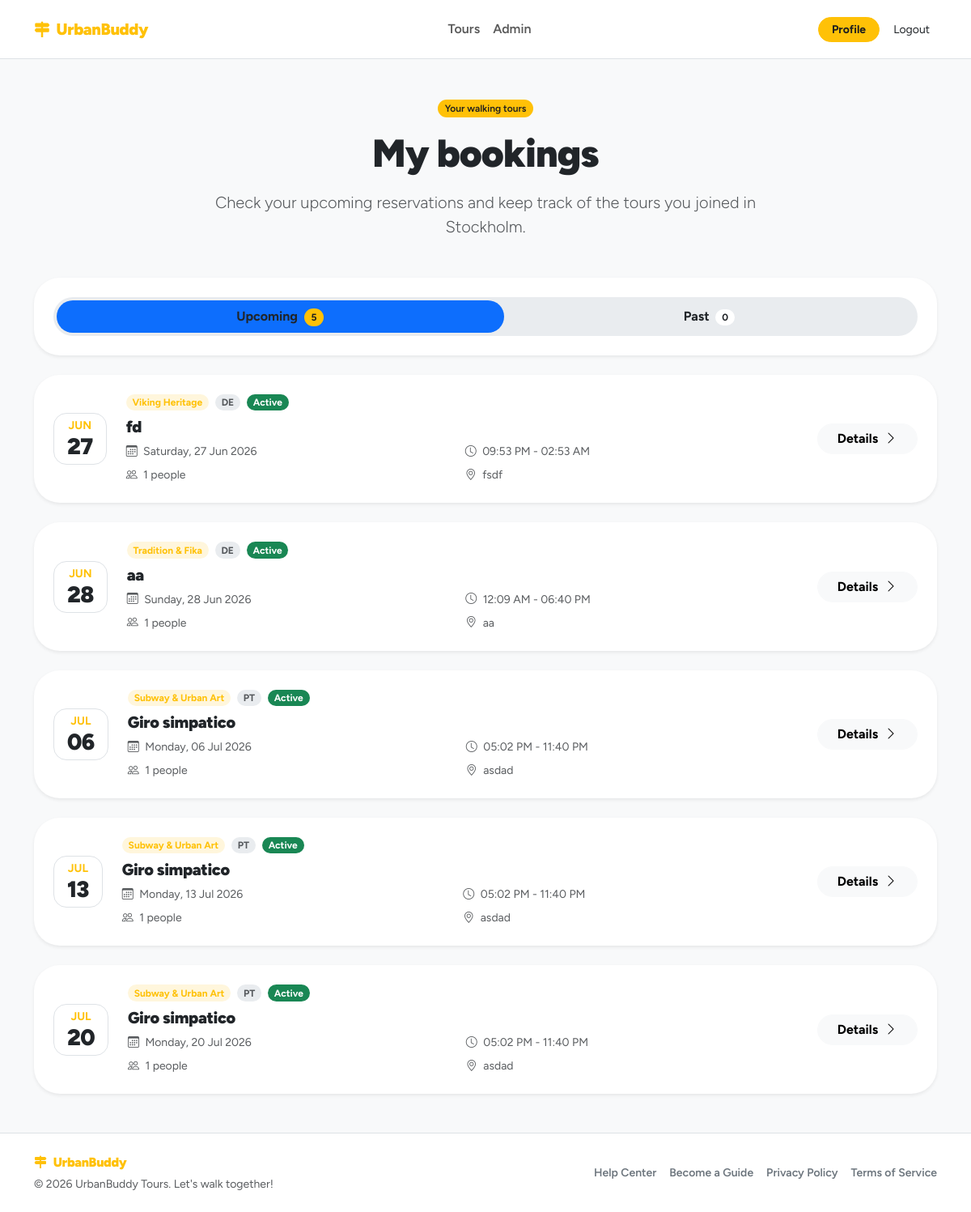
Page /my-reservations (signed in) on the committed database.
### tables this page shows
CREATE TABLE themes (
    id INTEGER PRIMARY KEY AUTOINCREMENT, -- Manteniamo autoincrement (Tabella di dominio)
    name TEXT UNIQUE NOT NULL,
	slug TEXT UNIQUE NOT NULL,
    icon TEXT,
    created_at TEXT DEFAULT CURRENT_TIMESTAMP
, primary_color TEXT DEFAULT '#ffc107');

CREATE TABLE tours (
    id TEXT PRIMARY KEY,  -- UUID
    guide_id TEXT NOT NULL, -- FK verso UUID
    theme_id INTEGER NOT NULL,
    language_id INTEGER NOT NULL,
    title TEXT NOT NULL,
    description TEXT NOT NULL,
    meeting_point TEXT NOT NULL,
    duration INTEGER NOT NULL,
    max_participants INTEGER NOT NULL,
    is_deleted INTEGER DEFAULT 0 CHECK(is_deleted IN (0, 1)),
    created_at TEXT DEFAULT CURRENT_TIMESTAMP,
    updated_at TEXT DEFAULT CURRENT_TIMESTAMP,
    FOREIGN KEY (guide_id) REFERENCES users(id) ON DELETE CASCADE,
    FOREIGN KEY (theme_id) REFERENCES themes(id) ON DELETE RESTRICT,
    FOREIGN KEY (language_id) REFERENCES languages(id) ON DELETE RESTRICT
);

### app/public/routes.py (the view)
@public_bp.route("/my-reservations")
@login_required
def my_reservations():
    page_data = build_my_reservations_page_data(current_user.id)
    return render_template(
        "my_reservations.html",
        **page_data,
    )

### app/auth/dao.py (called while the page is built)
    @staticmethod
    def _attach_guide_languages(user: User):
        if user is None:
            return None
        if user.role == "guide":
            user.guide_language_ids = UsersDAO._get_guide_language_ids(user.id)
        return user

    @staticmethod
    def get_user_by_id(user_id: str):
        db = get_db()
        row = db.execute(
            "SELECT * FROM users WHERE id = ?",
            (user_id,)
        ).fetchone()
        user = User.from_row(row)
        return UsersDAO._attach_guide_languages(user)

### app/auth/domain.py (called while the page is built)
    @staticmethod
    def from_row(row):
        if row is None:
            return None
        profile_photo = "default.png"
        if "profile_photo" in row.keys() and row["profile_photo"] is not None:
            profile_photo = row["profile_photo"]
        return User(
            id=row["id"],
            role=row["role"],
            email=row["email"],
            password_hash=row["password_hash"],
            username=row["username"],
            first_name=row["first_name"],
            last_name=row["last_name"],
            profile_photo=profile_photo
        )

### app/auth/routes.py (called while the page is built)
@login_manager.user_loader
def load_user(user_id):
    return UsersDAO.get_user_by_id(user_id)

### app/core/db.py (called while the page is built)
def get_db():
    if 'conn' not in g:
        g.conn = sqlite3.connect(current_app.config["DATABASE"])
        g.conn.row_factory = sqlite3.Row
    return g.conn

### app/core/utils.py (called while the page is built)
def get_object_value(obj, attr_name, default=None):
    if obj is None:
        return default
    value = getattr(obj, attr_name, default)
    if value is None:
        return default
    return value

def get_object_name(obj, fallback="Not specified"):
    return get_object_value(obj, "name", fallback)

def normalize_time(value):
    if value is None:
        return None
    value = str(value).strip()
    if not value:
        return None
    accepted_formats = ["%H:%M", "%H:%M:%S"]
    for accepted_format in accepted_formats:
        try:
            parsed_time = datetime.strptime(value, accepted_format).time()
            return parsed_time.strftime("%H:%M")
        except ValueError:
            pass
    if len(value) >= 5:
        return value[:5]
    return None

def get_now_in_app_timezone():
    return datetime.now(ZoneInfo(APP_TIMEZONE))

def format_theme(theme, fallback="Walking Tour"):
    return get_object_name(theme, fallback)

### app/public/utils.py (called while the page is built)
def get_cover_filename(tour_id):
    photos = TourPhotosDAO.list_photos_by_tour(tour_id)
    if photos:
        return photos[0].filename
    return None

### app/templates/my_reservations.html (shortened to what this page needs)
{% extends "base.html" %}
{% block content %}
<section class="py-5">
    <div class="container">
        <div class="row justify-content-center text-center mb-5">
            <div class="col-lg-8">
                <span class="badge rounded-pill ub-badge fw-semibold mb-3">
                    Your walking tours
                </span>
                <h1 class="display-5 fw-black mb-3">
                    My bookings
                </h1>
                <p class="lead text-body-secondary mb-0">
                    Check your upcoming reservations and keep track of the tours you joined in {{ city_name }}.
                </p>
            </div>
        </div>
        <div class="card border-0 shadow-sm rounded-5 mb-4">
            <div class="card-body p-3 p-md-4">
                <ul class="nav nav-pills nav-fill bg-body-secondary rounded-pill p-1" id="reservationsTabs" role="tablist">
                    <li class="nav-item" role="presentation">
                        <button
                            class="nav-link active rounded-pill fw-bold text-dark"
                            id="upcoming-tab"
                            data-bs-toggle="pill"
                            data-bs-target="#upcoming"
                            type="button"
                            role="tab"
                            aria-controls="upcoming"
                            aria-selected="true"
                        >
                            Upcoming
                            <span class="badge rounded-pill ub-badge ms-1">
                                {{ upcoming_reservations|length }}
                            </span>
                        </button>
                    </li>
                    <li class="nav-item" role="presentation">
                        <button
                            class="nav-link rounded-pill fw-bold text-dark"
                            id="past-tab"
                            data-bs-toggle="pill"
                            data-bs-target="#past"
                            type="button"
                            role="tab"
                            aria-controls="past"
                            aria-selected="false"
                        >
                            Past
                            <span class="badge rounded-pill bg-white text-dark ms-1">
                                {{ past_reservations|length }}
                            </span>
                        </button>
                    </li>
                </ul>
            </div>
        </div>
        <div class="tab-content" id="reservationsTabsContent">
            <div class="tab-pane fade show active" id="upcoming" role="tabpanel" aria-labelledby="upcoming-tab" tabindex="0">
                {% if upcoming_reservations %}
                    <div class="vstack gap-4">
                        {% for reservation in upcoming_reservations %}
                            {% include "components/reservation_card.html" %}
                        {% endfor %}
                    </div>
                {% endif %}
            </div>
        </div>
    </div>
</section>
{% endblock %}

### app/templates/components/reservation_card.html (shortened to what this page needs)
<article class="card border-0 shadow-sm rounded-5 overflow-hidden">
    <div class="card-body p-4">
        <div class="row g-4 align-items-center">
            <div class="col-auto">
                <div class="bg-white border rounded-4 text-center px-3 py-2">
                    <div class="small fw-bold ub-text text-uppercase lh-1">
                        {{ reservation.date_month }}
                    </div>
                    <div class="h3 fw-black lh-1 mt-1 mb-0">
                        {{ reservation.date_day }}
                    </div>
                </div>
            </div>
            <div class="col">
                <div class="d-flex align-items-center gap-2 flex-wrap mb-2">
                    <span class="badge rounded-pill ub-badge-soft">
                        {{ reservation.theme }}
                    </span>
                    <span class="badge rounded-pill bg-body-secondary text-body-secondary">
                        {{ reservation.language }}
                    </span>
                    <span class="badge rounded-pill {{ reservation.status_class }}">
                        {{ reservation.status_label }}
                    </span>
                </div>
                <h2 class="h5 fw-black mb-2">
                    {{ reservation.title }}
                </h2>
                <div class="row g-2 small text-body-secondary">
                    <div class="col-md-6">
                        <i class="bi bi-calendar3 me-1"></i>
                        {{ reservation.date_label }}
                    </div>
                    <div class="col-md-6">
                        <i class="bi bi-clock me-1"></i>
                        {{ reservation.time_range }}
                    </div>
                    <div class="col-md-6">
                        <i class="bi bi-people me-1"></i>
                        {{ reservation.total_people }} people
                    </div>
                    <div class="col-md-6">
                        <i class="bi bi-geo-alt me-1"></i>
                        {{ reservation.meeting_point }}
                    </div>
                </div>
            </div>
            <div class="col-lg-auto">
                <a
                    href="{{ url_for('public.reservation_detail', reservation_id=reservation.id) }}"
                    class="btn btn-light fw-bold rounded-pill px-4"
                >
                    Details
                    <i class="bi bi-chevron-right ms-1"></i>
                </a>
            </div>
        </div>
    </div>
</article>

### app/static/style.css (style rules this page uses)
:root { --bs-body-font-family: "Figtree", system-ui, -apple-system, "Segoe UI", Roboto, sans-serif; --ub-primary: #ffc107; --ub-primary-rgb: 255, 193, 7; --ub-on-primary: #1f1f1f; --ub-primary-soft-opacity: 0.18; }
.fw-black { font-weight: 900; letter-spacing: -0.02em; }
.ub-text { color: var(--ub-primary) !important; }
.ub-badge { color: var(--ub-on-primary); background-color: var(--ub-primary); border: 1px solid rgba(var(--ub-primary-rgb), 0.35); }
.ub-badge-soft { color: var(--ub-primary); background-color: rgba(var(--ub-primary-rgb), 0.14); }

### rows in the picture
themes: theme "Viking Heritage"
tours: title "fd", meeting_point "fsdf"
themes: theme "Tradition & Fika"
tours: title "aa", meeting_point "aa"
themes: theme "Subway & Urban Art" "Subway & Urban Art" "Subway & Urban Art"
tours: title "Giro simpatico" "Giro simpatico" "Giro simpatico", meeting_point "asdad" "asdad" "asdad"

### other values in the picture
{{ city_name }} "Stockholm"
{{ upcoming_reservations|length }} "5"
{{ past_reservations|length }} "0"
{{ reservation.date_month }} "JUN" "JUN" "JUL" "JUL" "JUL"
{{ reservation.date_day }} "27" "28" "06" "13" "20"
{{ reservation.language }} "DE" "DE" "PT" "PT" "PT"
{{ reservation.status_label }} "Active" "Active" "Active" "Active" "Active"
{{ reservation.date_label }} "Saturday, 27 Jun 2026" "Sunday, 28 Jun 2026" "Monday, 06 Jul 2026" "Monday, 13 Jul 2026" "Monday, 20 Jul 2026"
{{ reservation.time_range }} "09:53 PM - 02:53 AM" "12:09 AM - 06:40 PM" "05:02 PM - 11:40 PM" "05:02 PM - 11:40 PM" "05:02 PM - 11:40 PM"
{{ reservation.total_people }} "1" "1" "1" "1" "1"
